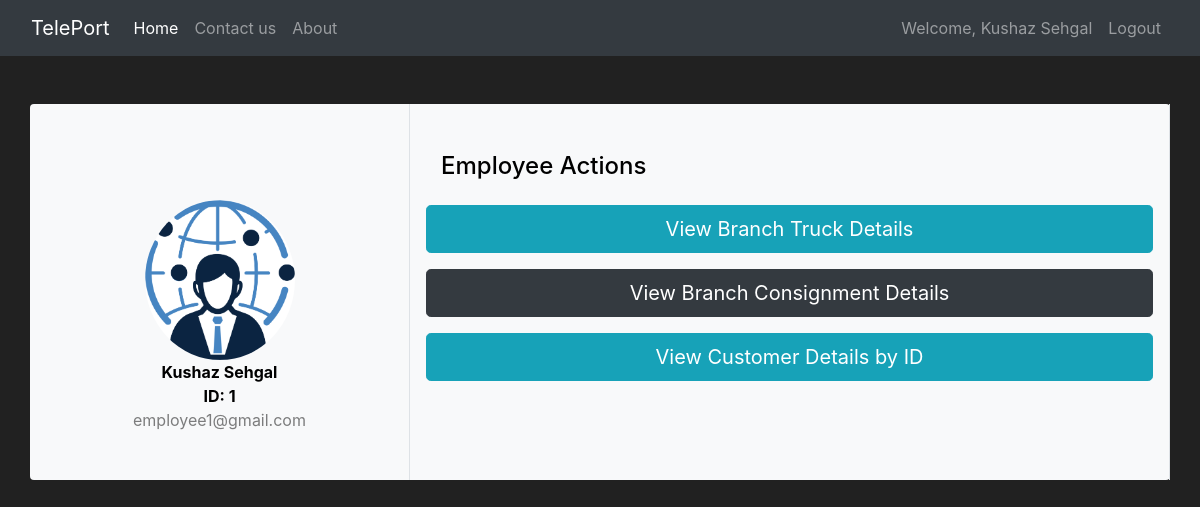
The page /employee_actions (signed in) on the database its author committed.
### TelePort/models.py (models this page shows, shortened)
class Employee(db.Model, UserMixin):
    employeeID = db.Column(db.Integer, primary_key=True)
    name = db.Column(db.String(1200), unique=False, nullable=False)
    address = db.Column(db.String(1200), unique=False, nullable=False)
    phoneNumber = db.Column(db.String(120), unique=False, nullable=False)
    email = db.Column(db.String(120), unique=True, nullable=False)
    branchID = db.Column(db.Integer, nullable = False)
    password_hash = db.Column(db.String(60), unique=False, nullable=False)
    @property
    def password(self):
        return self.password

### TelePort/routes.py (the view)
@app.route('/employee_actions')
def employee_actions():
    return render_template('employee_actions.html')

### TelePort/models.py (called while the page is built)
@log_manage.user_loader
def load_employee(employeeID):
    return Employee.query.get(int(employeeID))

### TelePort/templates/employee_actions.html (shortened to what this page needs)
{% extends 'base.html' %}
{% block content %}
<div class="container rounded bg-light mt-5 mb-5" style="color:black ">
    <div class="row">
        <div class="col-md-4 border-right">
            <div class="d-flex flex-column align-items-center text-center p-3 py-5"><img class="rounded-circle mt-5"
                    width="150px"
                    src="{{ url_for('static',filename='images/managerIcon.png') }}"><span
                    class="font-weight-bold">{{session.employee.name}}</span><span
                    class="font-weight-bold">ID: {{session.employee.employeeID}}</span><span
                    class="text-black-50">{{session.employee.email}}</span></div>
        </div>
        <div class="col border-right">
            <div class="p-3 py-5">
                <div class="d-flex justify-content-between align-items-center mb-3">
                    <h4 class="text-right">Employee Actions</h4>
                </div>
                <div class="row mt-3">
                    <a href="{{url_for("view_branch_truck_details")}}" class="btn btn-info btn-lg btn-block">View Branch Truck Details</a>
                </div>
                <div class="row mt-3">
                    <a href="{{url_for("view_branch_consignment_details")}}" class="btn btn-dark btn-lg btn-block">View Branch Consignment Details</a>
                </div>
                <div class="row mt-3">
                    <a href="{{url_for("view_branch_customer_details")}}" class="btn btn-info btn-lg btn-block">View Customer Details by ID</a>
                </div>
            </div>
        </div>
    </div>
</div>
{% endblock %}

### TelePort/templates/base.html (shortened to what this page needs)
<!doctype html>
<html lang="en">
   <head>
      <link rel="stylesheet" href="https://cdn.jsdelivr.net/npm/bootstrap@4.5.3/dist/css/bootstrap.min.css">
   </head>
   <body>
    <nav class="navbar navbar-expand-md navbar-dark bg-dark">
        <div class="container-fluid">
          <a class="navbar-brand" href="/">TelePort</a>
          <div class="collapse navbar-collapse" id="navbarNav">
            <ul class="navbar-nav mr-auto">
              <li class="nav-item active">
                <a class="nav-link active" aria-current="page" href="/">Home</a>
              </li>
              <li class="nav-item">
                <a class="nav-link" href="{{ url_for('contact') }}">Contact us</a>
              </li>
              <li class="nav-item">
                <a class="nav-link" href="{{ url_for('about') }}">About</a>
            </ul>
            {% if session['name'] != "" %}
            <ul class = "navbar-nav">
              <li class = "nav-item">
                <a class = "nav-link">Welcome, {{ session['name'] }}</a>
              </li>
              <li class = "nav-item">
                <a class = "nav-link" href="{{ url_for('logout_page') }}">Logout</a>
              </li>
            {% endif %}
            </ul>
          </div>
        </div>
      </nav>
      {% block content %}
      {% endblock %}
   </body>
</html>

### TelePort/templates/base.html (style rules this page uses)
body { background-attachment: fixed; background-color: #212121; color: white; }

### rows shown on the page
Employee: name "Kushaz Sehgal", employee.name "Kushaz Sehgal", employee.employeeID "1", employee.email "employee1@gmail.com"
